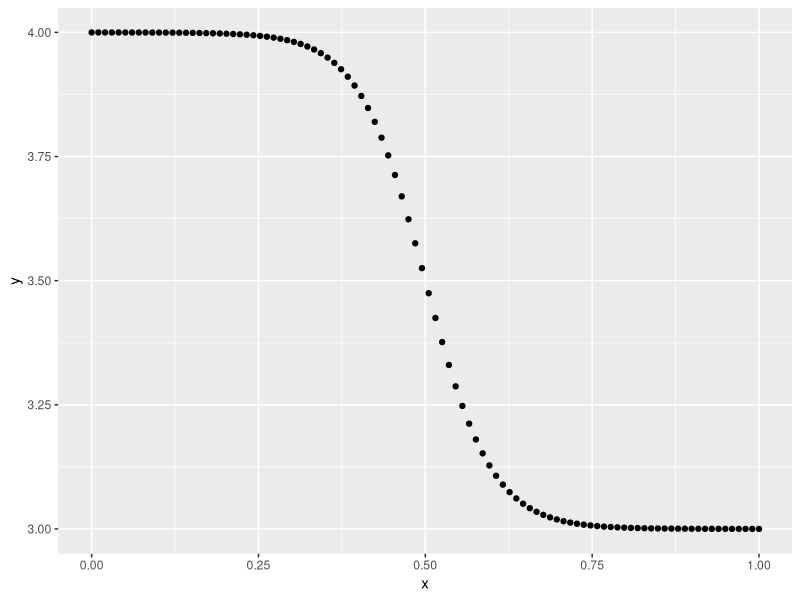

Recreate this plot in R. (Note: this script raises an error after producing the figure.)
## ---- chunk 1
library(knitr)
opts_chunk$set(echo = TRUE, cache = TRUE)
knit_hooks$set(optipng = hook_optipng)
opts_chunk$set("optipng" = "-o5")
## ---- chunk 2
library(tidyverse)
library(gganimate)
## ---- chunk 3
sigmoid <- function(x_from, x_to, y_from, y_to, scale = 5, n = 100) {
  x <- seq(-scale, scale, length = n)
  y <- exp(x) / (exp(x) + 1)
  tibble(x = (x + scale) / (scale * 2) * (x_to - x_from) + x_from,
         y = y * (y_to - y_from) + y_from)
}
## ---- chunk 4
n_points <- 400
data <- tibble(from = rep(4, n_points),
               to = sample(1:4, n_points, TRUE),
               color = sample(c("A", "B"), n_points, TRUE)) 
## ---- chunk 5
sigmoid(0, 1, as.numeric(data[2, 1]), as.numeric(data[2, 2]), 
        n = 100, scale = 10) %>%
  ggplot(aes(x, y)) +
  geom_point()
## ---- chunk 6
p <- sigmoid(0, 1, as.numeric(data[2, 1]), as.numeric(data[2, 2]),
             n = 100, scale = 10) %>%
  mutate(time = row_number()) %>%
  ggplot(aes(x, y, frame = time)) +
  geom_point()

gganimate(p)
## ---- chunk 7
p <- map_df(seq_len(nrow(data)), 
    ~ sigmoid(0, 1, as.numeric(data[.x, 1]), as.numeric(data[.x, 2])) %>%
      mutate(time = row_number() + .x,
             y = y + runif(1, -0.25, 0.25))) %>%
  ggplot(aes(x, y, frame = time)) +
  geom_point() 

gganimate(p)
## ---- chunk 8
point_data <- map_df(seq_len(nrow(data)), 
    ~ sigmoid(0, 1, as.numeric(data[.x, 1]), as.numeric(data[.x, 2])) %>%
      mutate(time = row_number() + .x,
             y = y + runif(1, -0.25, 0.25),
             id = .x) %>%
      bind_cols(bind_rows(replicate(100, data[.x, -(1:2)], simplify = FALSE))))

p <- ggplot(point_data, aes(x, y, color = color, frame = time)) +
  geom_point(shape = 15) +
  theme_void() +
  guides(color = "none")

gganimate(p, title_frame = FALSE)
## ---- chunk 9
start_data_no_end <- point_data %>%
  group_by(id) %>%
  summarize(time = min(time)) %>%
  count(time) %>%
  arrange(time) %>%
  mutate(n = cumsum(n),
         x = 0.125, 
         y = 2,
         n = str_c("Follow the lives of ", n, " squares"))
  


# duplicating last number to fill gif
start_data <- start_data_no_end %>%
  bind_rows(
    map_df(unique(point_data$time[point_data$time > max(start_data_no_end$time)]),
          ~ slice(start_data_no_end, nrow(start_data_no_end)) %>%
              mutate(time = .x))
  )
## ---- chunk 10
p <- ggplot(point_data, aes(x, y, color = color, frame = time)) +
  geom_point(shape = 15) +
  geom_text(data = start_data, hjust = 0,
            aes(label = n, frame = time, x = x, y = y), color = "black") +
  theme_void() +
  guides(color = "none")

gganimate(p, title_frame = FALSE)
## ---- chunk 11
ending_box <- data %>%
  pull(to) %>%
  unique() %>%
  map_df(~ data.frame(x = c(1.01, 1.01, 1.1, 1.1, 1.01),
                      y = c(-0.3, 0.3, 0.3, -0.3, -0.3) + .x,
                      id = .x))
## ---- chunk 12
p <- ggplot(point_data, aes(x, y, color = color, frame = time)) +
  geom_point() +
  geom_text(data = start_data, 
            aes(label = n, frame = time, x = x, y = y), color = "black") +
  geom_path(data = ending_box,
            aes(x, y, group = id, frame = min(point_data$time),
                cumulative = TRUE), color = "grey70") +
  theme_void() +
  coord_cartesian(xlim = c(-0.05, 1.15)) +
  guides(color = "none")

gganimate(p, title_frame = FALSE)
## ---- chunk 13
end_points <- point_data %>% 
  group_by(id) %>%
  filter(time == max(time)) %>%
  ungroup()

end_lines <- map_df(end_points$id,
    ~ data.frame(x = c(1.01, 1.01, 1.1, 1.1, 1.01),
                 y = c(-0.01, 0.01, 0.01, -0.01, -0.01) + as.numeric(end_points[.x, 2]),
                 id = .x) %>%
      bind_cols(bind_rows(replicate(5, end_points[.x, -(1:2)], simplify = FALSE)))
    )
## ---- chunk 14
p <- ggplot(point_data, aes(x, y, color = color, frame = time)) +
  geom_point() +
  geom_text(data = start_data, 
            aes(label = n, frame = time, x = x, y = y), color = "black") +
  geom_path(data = ending_box,
            aes(x, y, group = id, frame = min(point_data$time),
                cumulative = TRUE), color = "grey70") +
  geom_polygon(data = end_lines,
               aes(x, y, fill = color, frame = time, group = id,
                   cumulative = TRUE, color = color)) +
  theme_void() +
  coord_cartesian(xlim = c(-0.05, 1.15)) +
  guides(color = "none",
         fill = "none")

gganimate(p, title_frame = FALSE)
